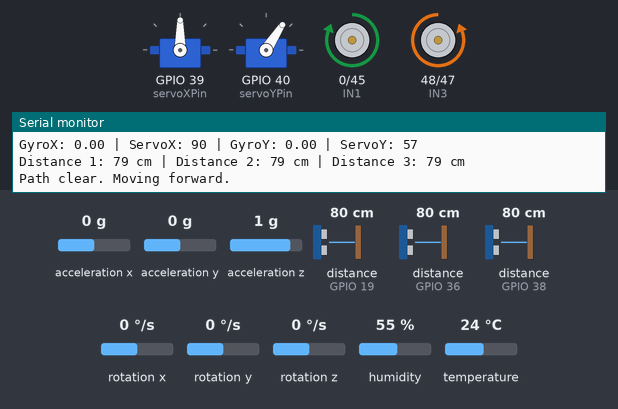
Recording of a sketch running on a simulated ESP32-S3. Shown: 2 × servo, motor-driver pin pairs drawn as motors (green arrow = first pin HIGH = forward, orange = second pin HIGH = backward, longer = more drive), the last lines printed to the serial monitor. Wiring (inferred from the names in the program): 3 × ultrasonic range finder: trigger GPIO 3, echo GPIO 19 / trigger GPIO 35, echo GPIO 36 / trigger GPIO 37, echo GPIO 38. Inputs (shaded band) come from the test bench; at power-on: rotation x 0 °/s, distance to the obstacle (sensors on GPIO 19, GPIO 36, GPIO 38) 80 cm, rotation y 0 °/s, acceleration x 0 g, acceleration y 0 g, acceleration z 1 g, rotation z 0 °/s, humidity 55 %, temperature 24 °C. The echo pulse lasts 58.3 µs per cm; WiFi joins after 1.5 s; servers stay silent unless stated; the camera gives no picture.

Above: at 4.06 s.
4.1 s: rotation x set to 100 °/s
At 7.54 s:
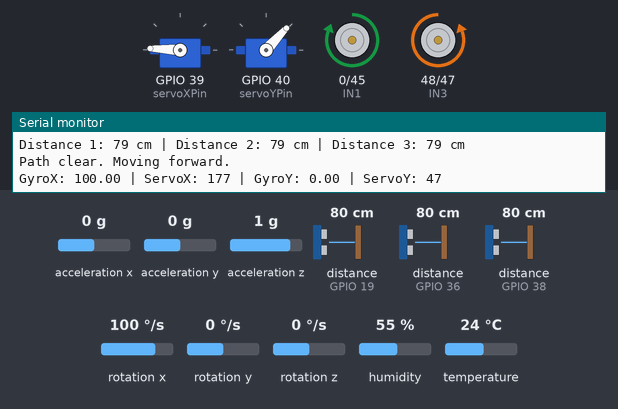
7.6 s: distance to the obstacle (sensor on GPIO 19) set to 22 cm
9.2 s: distance to the obstacle (sensor on GPIO 19) set to 18 cm
At 9.9 s:
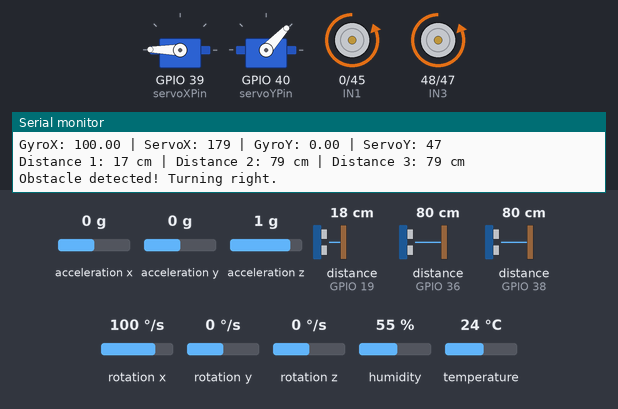
10.7 s: rotation x set to -192 °/s
At 13.84 s:
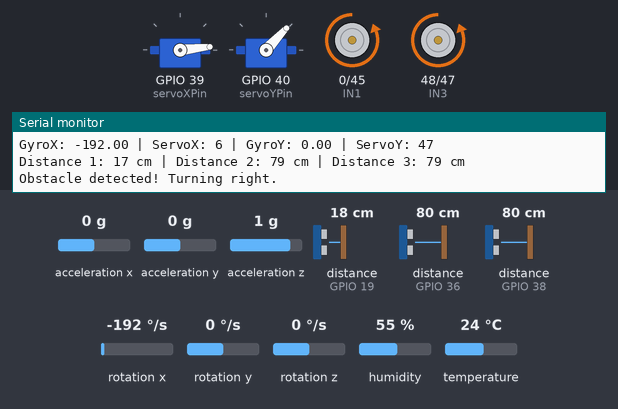
14.2 s: rotation y set to -192 °/s
At 17.5 s:
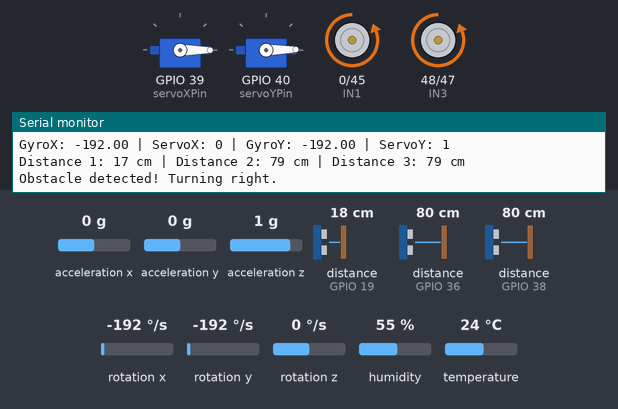
17.7 s: distance to the obstacle (sensor on GPIO 19) set to 35 cm
At 18.7 s:
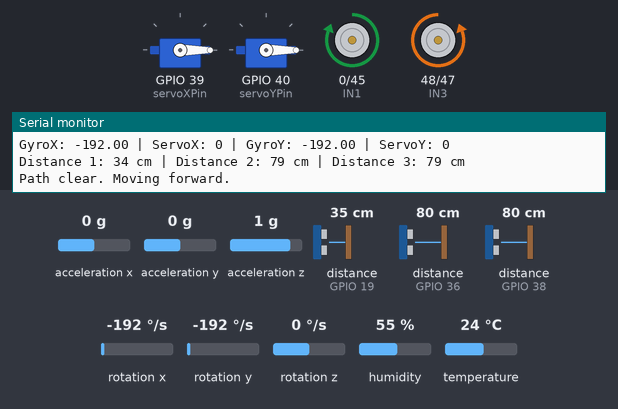
Timing chart, 0 to 20.3 s (numbered marks = the images above; inputs shaded):
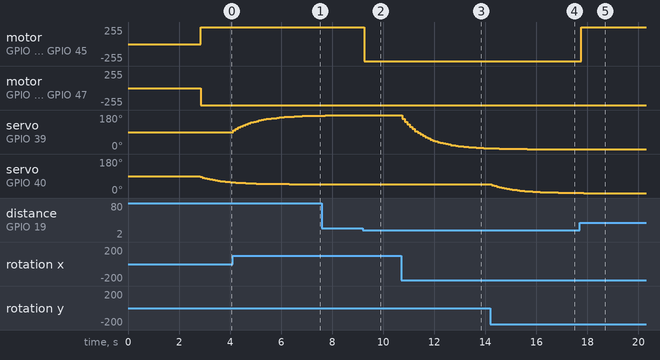

Measured:
- the behaviour switches between 21 and 20 cm on distance to the obstacle (sensor on GPIO 19) (found by bisection; images 1 and 2)
- after the input at 4.1 s, servo on GPIO 39 (servoXPin): moves from 90° to 177° over 3.2 s, starting at once
- after the input at 9.2 s, motor on GPIO 0 (IN1) / GPIO 45 (IN2): forward 255/255 → backward 255/255 after 0.06 s
- after the input at 10.7 s, servo on GPIO 39 (servoXPin): moves from 179° to 4° over 3.4 s, starting after 0.05 s
- after the input at 14.2 s, servo on GPIO 40 (servoYPin): moves from 47° to 1° over 2.9 s, starting after 0.05 s
- after the input at 17.7 s, motor on GPIO 0 (IN1) / GPIO 45 (IN2): backward 255/255 → forward 255/255 after 0.07 s

The sketch:

terravanguard.ino
```cpp
// === Integrated ESP32-S3 Robot Control with Camera Web Server ===
#include <Wire.h>
#include <MPU9250_asukiaaa.h>
#include <ESP32Servo.h>
#include "DHT.h"
#include "esp_http_server.h"
#include "esp_timer.h"
#include "esp_camera.h"
#include "img_converters.h"
#include "fb_gfx.h"
#include "driver/ledc.h"
#include "sdkconfig.h"
#include "WiFi.h"
#include "Arduino.h"

// ----------------- Motor Driver Pins ------------------
#define IN1 0   // Motor A
#define IN2 45  // Motor A
#define IN3 48  // Motor B
#define IN4 47  // Motor B

// ----------------- DHT11 Sensor ------------------
#define DHTPIN 21
#define DHTTYPE DHT11
DHT dht(DHTPIN, DHTTYPE);

// ----------------- MPU9250 ------------------
MPU9250_asukiaaa mySensor;
float angleX = 90;
float angleY = 90;

// ----------------- Servo Pins ------------------
Servo servoX;
Servo servoY;
const int servoXPin = 39;
const int servoYPin = 40;

// ----------------- Ultrasonic Sensor Pins ------------------
#define TRIG1_PIN 3
#define ECHO1_PIN 19

#define TRIG2_PIN 35
#define ECHO2_PIN 36

#define TRIG3_PIN 37
#define ECHO3_PIN 38

// --- Camera Pins ---
#define PWDN_GPIO_NUM    -1
#define RESET_GPIO_NUM   -1
#define XCLK_GPIO_NUM    15
#define SIOD_GPIO_NUM     4
#define SIOC_GPIO_NUM     5
#define Y2_GPIO_NUM      11
#define Y3_GPIO_NUM       9
#define Y4_GPIO_NUM       8
#define Y5_GPIO_NUM      10
#define Y6_GPIO_NUM      12
#define Y7_GPIO_NUM      18
#define Y8_GPIO_NUM      17
#define Y9_GPIO_NUM      16
#define VSYNC_GPIO_NUM    6
#define HREF_GPIO_NUM     7
#define PCLK_GPIO_NUM    13

// --- WiFi Credentials ---
// Replace with your own network credentials before flashing.
const char* ssid = "YOUR_WIFI_SSID";
const char* password = "YOUR_WIFI_PASSWORD";

// --- Stream Server Globals ---
httpd_handle_t camera_httpd = NULL;

// ----------------- Timing Variables ------------------
unsigned long previousDHTMillis = 0;
const long dhtInterval = 2000;

unsigned long previousMPUMillis = 0;
const long mpuInterval = 100;

unsigned long previousUltrasonicMillis = 0;
const long ultrasonicInterval = 100;

unsigned long previousWatchdogMillis = 0;
const long watchdogInterval = 1000; // Feed watchdog every second

// --- Rolling Average Filter ---
typedef struct {
    size_t size, index, count;
    int sum, *values;
} ra_filter_t;
static ra_filter_t ra_filter;

static ra_filter_t *ra_filter_init(ra_filter_t *filter, size_t sample_size) {
    memset(filter, 0, sizeof(ra_filter_t));
    filter->values = (int *)malloc(sample_size * sizeof(int));
    if (!filter->values) return NULL;
    memset(filter->values, 0, sample_size * sizeof(int));
    filter->size = sample_size;
    return filter;
}

static int ra_filter_run(ra_filter_t *filter, int value) {
    if (!filter->values) return value;
    filter->sum -= filter->values[filter->index];
    filter->values[filter->index] = value;
    filter->sum += filter->values[filter->index];
    filter->index = (filter->index + 1) % filter->size;
    if (filter->count < filter->size) filter->count++;
    return filter->sum / filter->count;
}

// --- Camera Setup ---
void startCamera() {
    camera_config_t config;
    config.ledc_channel = LEDC_CHANNEL_0;
    config.ledc_timer = LEDC_TIMER_0;
    config.pin_d0 = Y2_GPIO_NUM;
    config.pin_d1 = Y3_GPIO_NUM;
    config.pin_d2 = Y4_GPIO_NUM;
    config.pin_d3 = Y5_GPIO_NUM;
    config.pin_d4 = Y6_GPIO_NUM;
    config.pin_d5 = Y7_GPIO_NUM;
    config.pin_d6 = Y8_GPIO_NUM;
    config.pin_d7 = Y9_GPIO_NUM;
    config.pin_xclk = XCLK_GPIO_NUM;
    config.pin_pclk = PCLK_GPIO_NUM;
    config.pin_vsync = VSYNC_GPIO_NUM;
    config.pin_href = HREF_GPIO_NUM;
    config.pin_sscb_sda = SIOD_GPIO_NUM;
    config.pin_sscb_scl = SIOC_GPIO_NUM;
    config.pin_pwdn = PWDN_GPIO_NUM;
    config.pin_reset = RESET_GPIO_NUM;
    config.xclk_freq_hz = 20000000;
    config.pixel_format = PIXFORMAT_JPEG;

    if(psramFound()){
      config.frame_size = FRAMESIZE_QVGA;
      config.jpeg_quality = 10;
      config.fb_count = 2;
    } else {
      config.frame_size = FRAMESIZE_QVGA;
      config.jpeg_quality = 12;
      config.fb_count = 1;
    }

    esp_err_t err = esp_camera_init(&config);
    if (err != ESP_OK) {
      Serial.printf("Camera init failed with error 0x%x\n", err);
      return;
    }
    Serial.println("Camera initialized successfully");
}

// --- Stream Handler ---
#define PART_BOUNDARY "123456789000000000000987654321"
static const char *_STREAM_CONTENT_TYPE = "multipart/x-mixed-replace;boundary=" PART_BOUNDARY;
static const char *_STREAM_BOUNDARY = "\r\n--" PART_BOUNDARY "\r\n";
static const char *_STREAM_PART = "Content-Type: image/jpeg\r\nContent-Length: %u\r\nX-Timestamp: %d.%06d\r\n\r\n";

static esp_err_t stream_handler(httpd_req_t *req) {
    camera_fb_t *fb = NULL;
    struct timeval _timestamp;
    esp_err_t res = ESP_OK;
    size_t _jpg_buf_len = 0;
    uint8_t *_jpg_buf = NULL;
    char part_buf[128];
    static int64_t last_frame = 0;
    if (!last_frame) last_frame = esp_timer_get_time();

    res = httpd_resp_set_type(req, _STREAM_CONTENT_TYPE);
    if (res != ESP_OK) return res;

    httpd_resp_set_hdr(req, "Access-Control-Allow-Origin", "*");
    httpd_resp_set_hdr(req, "X-Framerate", "60");

    while (true) {
        fb = esp_camera_fb_get();
        if (!fb) {
            Serial.println("Camera frame buffer null");
            res = ESP_FAIL;
        } else {
            _timestamp.tv_sec = fb->timestamp.tv_sec;
            _timestamp.tv_usec = fb->timestamp.tv_usec;
            if (fb->format != PIXFORMAT_JPEG) {
                bool jpeg_converted = frame2jpg(fb, 80, &_jpg_buf, &_jpg_buf_len);
                esp_camera_fb_return(fb);
                fb = NULL;
                if (!jpeg_converted) res = ESP_FAIL;
            } else {
                _jpg_buf_len = fb->len;
                _jpg_buf = fb->buf;
            }
        }
        if (res == ESP_OK) res = httpd_resp_send_chunk(req, _STREAM_BOUNDARY, strlen(_STREAM_BOUNDARY));
        if (res == ESP_OK) {
            size_t hlen = snprintf(part_buf, sizeof(part_buf), _STREAM_PART, _jpg_buf_len, _timestamp.tv_sec, _timestamp.tv_usec);
            res = httpd_resp_send_chunk(req, (const char *)part_buf, hlen);
        }
        if (res == ESP_OK) res = httpd_resp_send_chunk(req, (const char *)_jpg_buf, _jpg_buf_len);

        if (fb) esp_camera_fb_return(fb);
        else if (_jpg_buf) free(_jpg_buf);

        if (res != ESP_OK) break;

        int64_t fr_end = esp_timer_get_time();
        int64_t frame_time = fr_end - last_frame;
        last_frame = fr_end;
        frame_time /= 1000;
        ra_filter_run(&ra_filter, frame_time);

        // Yield to prevent watchdog reset during streaming
        yield();
    }
    last_frame = 0;
    return res;
}

// --- HTML Web Page ---
const char index_web[]=R"rawliteral(
<html>
  <head><title>Robot Video Streaming</title></head>
  <body>
    <h1>Robot Camera Stream</h1>
    <p><img id="stream" src="" style="transform:rotate(180deg)"/></p>
    <p><i>Robot streaming with sensor control active.</i></p>
  </body>
  <script>
  document.addEventListener('DOMContentLoaded', function () {
    const view = document.getElementById('stream');
    view.src = 'http://' + window.location.hostname + '/stream';
  });
  </script>
</html>
)rawliteral";

static esp_err_t index_handler(httpd_req_t *req) {
    esp_err_t err = httpd_resp_set_type(req, "text/html");
    sensor_t *s = esp_camera_sensor_get();
    if (s != NULL) {
        err = httpd_resp_send(req, (const char *)index_web, strlen(index_web));
    } else {
        err = httpd_resp_send_500(req);
    }
    return err;
}

void startCameraServer() {
    httpd_config_t config = HTTPD_DEFAULT_CONFIG();
    config.max_uri_handlers = 16;

    httpd_uri_t index_uri = {
        .uri = "/",
        .method = HTTP_GET,
        .handler = index_handler,
        .user_ctx = NULL
    };

    httpd_uri_t stream_uri = {
        .uri = "/stream",
        .method = HTTP_GET,
        .handler = stream_handler,
        .user_ctx = NULL
    };

    ra_filter_init(&ra_filter, 20);

    if (httpd_start(&camera_httpd, &config) == ESP_OK) {
        httpd_register_uri_handler(camera_httpd, &index_uri);
        httpd_register_uri_handler(camera_httpd, &stream_uri);
        Serial.println("HTTP server started on port 80");
    } else {
        Serial.println("Failed to start HTTP server");
    }
}

void setup() {
  Serial.begin(115200);
  delay(1000);

  // Initialize WiFi first
  WiFi.begin(ssid, password);
  Serial.print("Connecting to WiFi");
  while (WiFi.status() != WL_CONNECTED) {
    delay(500);
    Serial.print(".");
    yield(); // Feed watchdog during WiFi connection
  }
  Serial.println("\nWiFi connected");
  Serial.print("IP address: ");
  Serial.println(WiFi.localIP());

  // Initialize Motor Driver Pins
  pinMode(IN1, OUTPUT);
  pinMode(IN2, OUTPUT);
  pinMode(IN3, OUTPUT);
  pinMode(IN4, OUTPUT);

  // Initialize DHT11 Sensor
  dht.begin();

  // Initialize MPU9250
  Wire.begin(2, 1);
  Wire.setClock(400000);
  mySensor.setWire(&Wire);
  mySensor.beginAccel();
  mySensor.beginGyro();
  mySensor.beginMag();

  // Initialize Servos
  servoX.attach(servoXPin);
  servoY.attach(servoYPin);
  servoX.write(90);
  servoY.write(90);

  // Initialize Ultrasonic Sensor Pins
  pinMode(TRIG1_PIN, OUTPUT);
  pinMode(ECHO1_PIN, INPUT);

  pinMode(TRIG2_PIN, OUTPUT);
  pinMode(ECHO2_PIN, INPUT);

  pinMode(TRIG3_PIN, OUTPUT);
  pinMode(ECHO3_PIN, INPUT);

  // Initialize Camera and Web Server
  startCamera();
  startCameraServer();

  Serial.println("Integrated Robot System Starting...");
  Serial.println("Camera streaming available at: http://" + WiFi.localIP().toString());

  digitalWrite(IN1, 0);
  digitalWrite(IN2, 0);
  digitalWrite(IN3, 0);
  digitalWrite(IN4, 0);
  stopMotors();
}

void loop() {
  unsigned long currentMillis = millis();

  // Handle millis() rollover (approximately every 50 days)
  static unsigned long lastMillis = 0;
  if (currentMillis < lastMillis) {
    // millis() has rolled over, reset all timing variables
    previousDHTMillis = 0;
    previousMPUMillis = 0;
    previousUltrasonicMillis = 0;
    previousWatchdogMillis = 0;
    Serial.println("millis() rollover detected - timing reset");
  }
  lastMillis = currentMillis;

  // DHT11 Sensor Reading
  if (currentMillis - previousDHTMillis >= dhtInterval) {
    previousDHTMillis = currentMillis;
    float humidity = dht.readHumidity();
    float temperature = dht.readTemperature();

    if (isnan(humidity) || isnan(temperature)) {
      Serial.println("Failed to read from DHT sensor!");
    } else {
      Serial.print("Humidity: ");
      Serial.print(humidity);
      Serial.print(" %\t Temperature: ");
      Serial.print(temperature);
      Serial.println(" °C");
    }
  }

  // MPU9250 Reading and Servo Control
  if (currentMillis - previousMPUMillis >= mpuInterval) {
    previousMPUMillis = currentMillis;
    mySensor.gyroUpdate();

    float gyroX = mySensor.gyroX();
    float gyroY = mySensor.gyroY();

    float targetX = map(constrain(gyroX, -90, 90), -90, 90, 0, 180);
    float targetY = map(constrain(gyroY, -90, 90), -90, 90, 0, 95);

    angleX = 0.9 * angleX + 0.1 * targetX;
    angleY = 0.9 * angleY + 0.1 * targetY;

    servoX.write((int)angleX);
    servoY.write((int)angleY);

    Serial.print("GyroX: ");
    Serial.print(gyroX);
    Serial.print(" | ServoX: ");
    Serial.print((int)angleX);
    Serial.print(" | GyroY: ");
    Serial.print(gyroY);
    Serial.print(" | ServoY: ");
    Serial.println((int)angleY);
  }

  // Ultrasonic Sensor Reading and Motor Control (with 3 sensors)
  if (currentMillis - previousUltrasonicMillis >= ultrasonicInterval) {
    previousUltrasonicMillis = currentMillis;

    long dist1 = readDistanceCM(TRIG1_PIN, ECHO1_PIN);
    long dist2 = readDistanceCM(TRIG2_PIN, ECHO2_PIN);
    long dist3 = readDistanceCM(TRIG3_PIN, ECHO3_PIN);

    Serial.print("Distance 1: ");
    Serial.print(dist1);
    Serial.print(" cm | ");

    Serial.print("Distance 2: ");
    Serial.print(dist2);
    Serial.print(" cm | ");

    Serial.print("Distance 3: ");
    Serial.print(dist3);
    Serial.println(" cm");

    // Use obstacle algorithm based on any sensor detecting an obstacle < 20cm
    if ((dist1 > 0 && dist1 < 20) || (dist2 > 0 && dist2 < 20) || (dist3 > 0 && dist3 < 20)) {
      Serial.println("Obstacle detected! Turning right.");
      turnRight();
    }

    else if ((dist1 > 0 && dist1 > 30) || (dist2 > 0 && dist2 > 30) || (dist3 > 0 && dist3 > 30)) {
      Serial.println("Path clear. Moving forward.");
      moveForward();
    }

    else
    stopMotors();
  }

  // Regular watchdog feeding and WiFi check
  if (currentMillis - previousWatchdogMillis >= watchdogInterval) {
    previousWatchdogMillis = currentMillis;

    // Check WiFi connection
    if (WiFi.status() != WL_CONNECTED) {
      Serial.println("WiFi disconnected! Attempting reconnection...");
      WiFi.begin(ssid, password);
    }

    yield(); // Feed the watchdog
  }

  // Additional yield to prevent watchdog reset
  yield();
}

// Function to read distance from ultrasonic sensor
long readDistanceCM(int trigPin, int echoPin) {
  digitalWrite(trigPin, LOW);
  delayMicroseconds(2);
  digitalWrite(trigPin, HIGH);
  delayMicroseconds(10);
  digitalWrite(trigPin, LOW);

  long duration = pulseIn(echoPin, HIGH, 30000); // 30ms timeout
  long distance = duration * 0.034 / 2;
  return distance;
}

// ----------------- Motor Control Functions ------------------

void moveForward() {
  digitalWrite(IN1, HIGH);
  digitalWrite(IN2, LOW);
  digitalWrite(IN3, LOW);
  digitalWrite(IN4, HIGH);
}

void moveBackward() {
  digitalWrite(IN1, LOW);
  digitalWrite(IN2, HIGH);
  digitalWrite(IN3, HIGH);
  digitalWrite(IN4, LOW);
}

void turnLeft() {
  digitalWrite(IN1, HIGH);
  digitalWrite(IN2, LOW);
  digitalWrite(IN3, HIGH);
  digitalWrite(IN4, LOW);
}

void turnRight() {
  digitalWrite(IN1, LOW);
  digitalWrite(IN2, HIGH);
  digitalWrite(IN3, LOW);
  digitalWrite(IN4, HIGH);
}

void stopMotors() {
  digitalWrite(IN1, LOW);
  digitalWrite(IN2, LOW);
  digitalWrite(IN3, LOW);
  digitalWrite(IN4, LOW);
}
```
